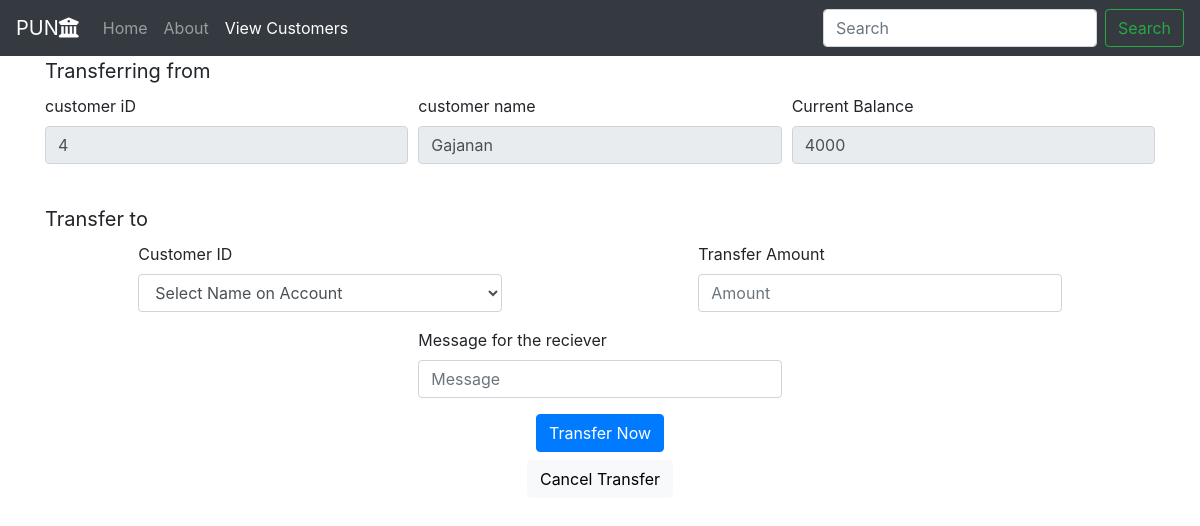
The app's page /transfer.php?customer_id=4 with its own data.
### tables this page shows
CREATE TABLE IF NOT EXISTS `customer` (
  `id` int(30) NOT NULL AUTO_INCREMENT,
  `name` varchar(255) NOT NULL,
  `email` varchar(255) NOT NULL,
  `CurrentBalance` int(30) NOT NULL,
  PRIMARY KEY (`id`)
);

### transfer.php (the view, shortened to what this page needs)
<!doctype html>
<html lang="en">
<?php
    include("functions.php");
?>
<head>
  <link rel="stylesheet" href="style.css">
  <link rel="stylesheet" href="https://cdn.jsdelivr.net/npm/bootstrap@4.5.3/dist/css/bootstrap.min.css"
>
  <link rel="stylesheet" href="https://stackpath.bootstrapcdn.com/font-awesome/4.7.0/css/font-awesome.min.css">
</head>
<body>
  <nav class="navbar navbar-expand-lg navbar-dark bg-dark ">
    <a class="navbar-brand" href="punb.php">PUN<i class="fa fa-university" aria-hidden="true"></i></a>
    <div class="collapse navbar-collapse" id="navbarSupportedContent">
      <ul class="navbar-nav mr-auto">
        <li class="nav-item ">
          <a class="nav-link" href="index.php">Home <span class="sr-only">(current)</span></a>
        </li>
        <li class="nav-item">
          <a class="nav-link" href="about.php">About </a>
        </li>
        <li class="nav-item active">
                    <a class="nav-link" href="customers.php"> View Customers </a>
                </li>
      </ul>
      <form class="form-inline my-2 my-lg-0">
        <input class="form-control mr-sm-2" type="search" placeholder="Search" aria-label="Search">
        <button class="btn btn-outline-success my-2 my-sm-0" type="submit">Search</button>
      </form>
    </div>
  </nav>
<div class="container">
          <?php
               if(isset($_GET['customer_id'])) {
                  $c_id = $_GET['customer_id'];
                  $get_customer = "select * from customer where id='$c_id'";
                  $run_customer = mysqli_query($conn, $get_customer);
                  $row_customer = mysqli_fetch_array($run_customer);
                  $customer_id = $row_customer['id'];
                  $customer_name = $row_customer['name'];
                  $current_balance = $row_customer['CurrentBalance'];
                  echo"
                      <form action='transfer.php?customer_id=$c_id' method='post' enctype='multipart/form-data'>
                      <label for='from' style='font-size: 20px;'>Transferring from</label>
                          <div class='form-row'>
                              <div class='col-lg-4 col-md-8 col-sm-12 mb-3 mx-auto'>
                                  <label for='from_acc'>customer iD</label>
                                  <input type='number' class='form-control' name='from_acc' value='$customer_id' readonly>
                              </div>
                              <div class='col-lg-4 col-md-8 col-sm-12 mb-3 mx-auto'>
                                  <label for='from_acc_name'>customer name</label>
                                  <input type='text' class='form-control' name='from_acc_name' value='$customer_name' readonly>
                              </div>
                              <div class='col-lg-4 col-md-8 col-sm-12 mb-3 mx-auto'>
                                  <label for='curr_bal'>Current Balance</label>
                                  <input type='number' class='form-control' name='curr_bal' value='$current_balance' readonly>
                              </div>
                          </div>
                          <br>
                          <label for='to' style='font-size: 20px;'>Transfer to</label>
                          <div class='form-row'>
                              <div class='col-lg-4 col-md-8 col-sm-12 mb-3 mx-auto'>
                                  <label for='to_acc'>Customer ID</label>
                                  <select class='form-control' name='to_acc' required>
                                      <option value='0'>Select Name on Account</option>
                                ";
                                      echo"
                                      </select>
                              </div>
                              <div class='col-lg-4 col-md-8 col-sm-12 mb-3 mx-auto'>
                                  <label for='transfer_amt'>Transfer Amount</label>
                                  <input type='number' class='form-control' name='transfer_amt' placeholder='Amount' required>
                              </div>
                          </div>
                          <div class='form-row'>
                              <div class='col-lg-4 col-md-8 col-sm-12 mb-3 mx-auto'>
                                  <label for='transfer_msg'>Message for the reciever</label>
                                  <input type='text' class='form-control' name='transfer_msg' placeholder='Message'>
                              </div>
                          </div>
                          <center>
                              <button type='submit' class='btn btn-primary' name='transfer'>Transfer Now</button>
                          </center>
                      </form>
                      <div class='row'>
                          <div class='col'>
                              <center>
                                  <button class='btn btn-light my-2'>
                                      <a href='customers.php' style='text-decoration: none; color: #000;'>Cancel Transfer</a>
                                  </button>
                              </center>
                          </div>
                      </div>
                  ";
              }
          ?>
      </div>
      </body>
</html>

### style.css (style rules this page uses)
.btn { text-align: center; border: 5px solid gray; border-radius: 30px; background-color: #555; }

### records on screen
customer: from_acc "4", from_acc_name "Gajanan", curr_bal "4000"
